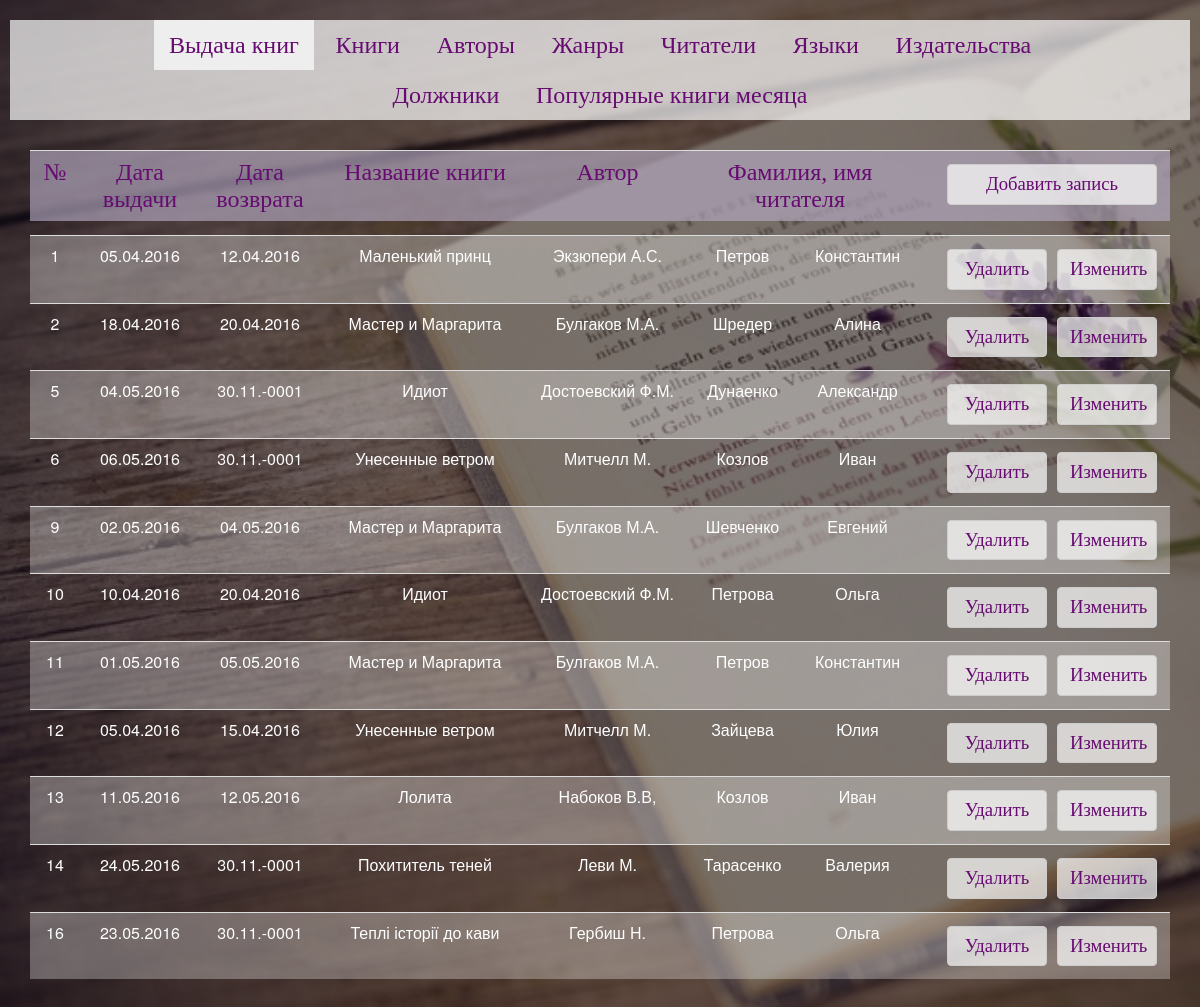
The page /tables/output.php on the database its author committed.
### tables this page shows
CREATE TABLE IF NOT EXISTS `output` (
  `output_id` int(11) NOT NULL AUTO_INCREMENT,
  `output_date` date NOT NULL,
  `return_date` date NOT NULL,
  `book_id` int(11) NOT NULL,
  `reader_id` int(11) NOT NULL,
  `author_id` int(11) NOT NULL,
  PRIMARY KEY (`output_id`),
  KEY `book_id` (`book_id`),
  KEY `reader_id` (`reader_id`),
  KEY `author_id` (`author_id`)
);

CREATE TABLE IF NOT EXISTS `books` (
  `book_id` int(11) NOT NULL AUTO_INCREMENT,
  `book_name` varchar(50) NOT NULL,
  `year` int(4) NOT NULL,
  `pages_num` int(11) NOT NULL,
  `price` decimal(10,2) NOT NULL,
  `publisher_id` int(11) NOT NULL,
  `lang_id` int(11) NOT NULL,
  `author_id` int(11) NOT NULL,
  `genre_id` int(11) NOT NULL,
  PRIMARY KEY (`book_id`),
  KEY `publisher_id` (`publisher_id`),
  KEY `lang_id` (`lang_id`),
  KEY `author_id` (`author_id`),
  KEY `genre_id` (`genre_id`),
  KEY `genre_id_2` (`genre_id`)
);

CREATE TABLE IF NOT EXISTS `authors` (
  `author_id` int(11) NOT NULL AUTO_INCREMENT,
  `auth_name` varchar(50) NOT NULL,
  PRIMARY KEY (`author_id`),
  UNIQUE KEY `auth_name` (`auth_name`)
);

CREATE TABLE IF NOT EXISTS `readers` (
  `reader_id` int(11) NOT NULL AUTO_INCREMENT,
  `second_name` varchar(40) NOT NULL,
  `first_name` varchar(40) NOT NULL,
  `adress` varchar(50) NOT NULL,
  `passport` varchar(30) NOT NULL,
  `phone_num` varchar(20) NOT NULL,
  PRIMARY KEY (`reader_id`),
  UNIQUE KEY `passport` (`passport`)
);

### tables/output.php (the view, shortened to what this page needs)
<?php
class Out extends Db {
    public function fetchAll(){
        $conn = $this->ConnectDB();
        $stmt = $conn->prepare("SELECT * FROM `output` LEFT JOIN `books` ON output.book_id=books.book_id
LEFT JOIN `readers` ON output.reader_id=readers.reader_id
LEFT JOIN `authors` ON output.author_id=authors.author_id");
        $stmt->execute();
        $result = $stmt->fetchAll();
        return $result;
    }
}
$out = new Out();
$rows = $out->fetchAll();
?>
<!DOCTYPE>
<html>
<head>
    <link rel="stylesheet" href="../css/bootstrap.css">
    <link rel="stylesheet" href="../css/tables.css">
</head>
<body>
<div class="container">
    <form method="post">
        <nav id="header" class="navbar navbar-fixed-top" role="navigation">
            <ul id="panel" class="nav navbar-nav">
                <li id="current"><a href="output.php">Выдача книг</a></li>
                <li><a href="books.php">Книги</a></li>
                <li><a href="authors.php">Авторы</a></li>
                <li><a href="genres.php">Жанры</a></li>
                <li><a href="readers.php">Читатели</a></li>
                <li><a href="languages.php">Языки</a></li>
                <li><a href="publishers.php">Издательства</a></li><br>
                <li><a href="debtors.php">Должники</a></li>
                <li><a href="popular.php">Популярные книги месяца</a></li>
            </ul>
            <div class="container">
                <table class="title table table-striped">
                    <tr>
                        <td width="50">№</td>
                        <td width="120">Дата выдачи</td>
                        <td width="120">Дата возврата</td>
                        <td width="210">Название книги</td>
                        <td width="155">Автор</td>
                        <td width="230">Фамилия, имя читателя</td>
                        <td><button id="add-btn" type="button" class="btn btn-default" data-toggle="modal" data-target="#addModal">Добавить запись</button></td>
                    </tr>
                </table>
            </div>
        </nav>
        <div class="table-responsive">
            <table class="table table-striped"  style="text-align: center;">
                <?php for ($i = 0; $i < count($rows); $i++) {?>
                    <tr data-id="<?= $rows[$i]['output_id']?>" data-odate="<?= $rows[$i]['output_date']?>" data-rdate="<?= $rows[$i]['return_date']?>"
                        data-bname="<?= $rows[$i]['book_name']?>" data-aname="<?= $rows[$i]['auth_name']?>" data-sname="<?= $rows[$i]['second_name']?>"
                        data-fname="<?= $rows[$i]['first_name']?>">
                        <td width="50"><?php echo $rows[$i]['output_id']?></td>
                        <td width="120"><?= date('d.m.Y', strtotime($rows[$i]['output_date']))?></td>
                        <td width="120"><?php if($rows[$i]['return_date']==0){
                                echo "---";
                            } else{ echo date('d.m.Y', strtotime($rows[$i]['return_date']));} ?></td>
                        <td width="210"><?= $rows[$i]['book_name']?></td>
                        <td width="155"><?= $rows[$i]['auth_name']?></td>
                        <td width="115"><?= $rows[$i]['second_name']?></td>
                        <td width="115"><?= $rows[$i]['first_name']?></td>
                        <td><button type="button" name="edit" class="btn btn-default" data-toggle="modal" data-target="#editModal">Изменить</button>
                            <input name="delete" type="submit" class="btn btn-default" value="Удалить"></td>
                    </tr>
                <?php } ?>
            </table>
        </div>
    </form>
</div>
</body>
</html>

### css/tables.css (style rules this page uses)
html { background-image: url(../img/2.jpg); background-color: rgba(0, 0, 0, 0.5); background-blend-mode: darken; background-attachment: fixed; background-size: cover; }
body { padding-top: 70px; width: 100%; height: 100%; background: 0; }
.table { margin-top: 165px; color: #ffffff; }
.btn-default { float: right; margin: 5; width: 100px; font-size: 14pt; font-family: "Monotype Corsiva", bold; }
#header { border: 0; padding: 10px; background-image: url(../img/2.jpg); background-color: rgba(0, 0, 0, 0.5); background-blend-mode: darken; background-attachment: fixed; background-size: cover; }
.title { height: 71px; border: 0; color: #670b72; font-size: 18pt; font-family: "Monotype Corsiva", bold; background-color: rgba(116, 97, 141, 0.5); text-align: center; margin-top: 30px; margin-bottom: 0; }
#panel { color: #670b72; font-size: 20pt; font-family: "Monotype Corsiva", bold; background-color: rgba(255, 255, 255, 0.7); border-color: #cccccc; margin-top: 10px; float: none; text-align: center; }
#panel li { color: #670b72; display: inline-block; }
#panel a { color: #670b72; font-size: 18pt; font-family: "Monotype Corsiva", bold; }
#current { text-decoration: none; background-color: #eeeeee; }
#add-btn { width: 210px; }
.navbar-nav > li { float: none; }

### rows shown on the page
output: output_id "1", output_date "05.04.2016", return_date "12.04.2016", book.book_name "Маленький принц", author.auth_name "Экзюпери А.С.", reader.second_name "Петров", reader.first_name "Константин"
output: output_id "2", output_date "18.04.2016", return_date "20.04.2016", book.book_name "Мастер и Маргарита", author.auth_name "Булгаков М.А.", reader.second_name "Шредер", reader.first_name "Алина"
output: output_id "5", output_date "04.05.2016", return_date "30.11.-0001", book.book_name "Идиот", author.auth_name "Достоевский Ф.М.", reader.second_name "Дунаенко", reader.first_name "Александр"
output: output_id "6", output_date "06.05.2016", return_date "30.11.-0001", book.book_name "Унесенные ветром", author.auth_name "Митчелл М.", reader.second_name "Козлов", reader.first_name "Иван"
output: output_id "9", output_date "02.05.2016", return_date "04.05.2016", book.book_name "Мастер и Маргарита", author.auth_name "Булгаков М.А.", reader.second_name "Шевченко", reader.first_name "Евгений"
output: output_id "10", output_date "10.04.2016", return_date "20.04.2016", book.book_name "Идиот", author.auth_name "Достоевский Ф.М.", reader.second_name "Петрова", reader.first_name "Ольга"
output: output_id "11", output_date "01.05.2016", return_date "05.05.2016", book.book_name "Мастер и Маргарита", author.auth_name "Булгаков М.А.", reader.second_name "Петров", reader.first_name "Константин"
output: output_id "12", output_date "05.04.2016", return_date "15.04.2016", book.book_name "Унесенные ветром", author.auth_name "Митчелл М.", reader.second_name "Зайцева", reader.first_name "Юлия"
output: output_id "13", output_date "11.05.2016", return_date "12.05.2016", book.book_name "Лолита", author.auth_name "Набоков В.В,", reader.second_name "Козлов", reader.first_name "Иван"
output: output_id "14", output_date "24.05.2016", return_date "30.11.-0001", book.book_name "Похититель теней", author.auth_name "Леви М.", reader.second_name "Тарасенко", reader.first_name "Валерия"
output: output_id "16", output_date "23.05.2016", return_date "30.11.-0001", book.book_name "Теплі історії до кави", author.auth_name "Гербиш Н.", reader.second_name "Петрова", reader.first_name "Ольга"
